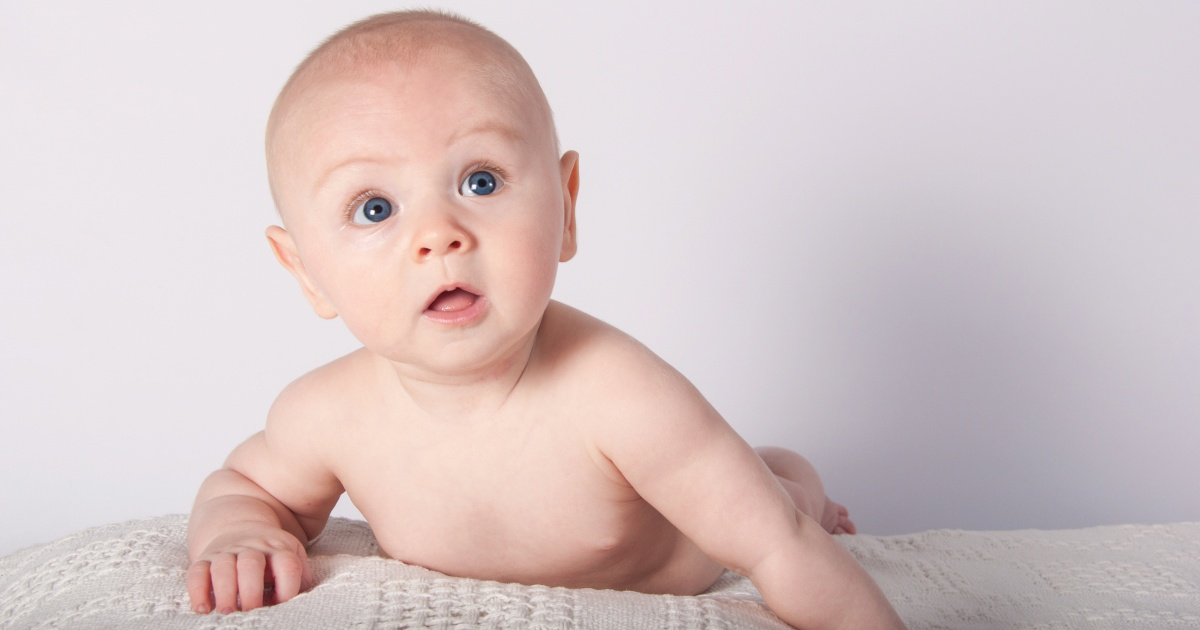
#> input picture basics/baby.jpg, 1200 x 630 px
$ python threshold_otsu_cv2.py --image baby.jpg
#> lines starting #> are read from the running program, lines starting #| are printed output that depends on the picture; after the words box and inside, x2 and y2 are one past the last pixel; in counts of white or black regions, pixels touching at a corner belong together
# using cv2 module
import numpy as np
import argparse
import cv2

ap = argparse.ArgumentParser()
ap.add_argument("-i", "--image", required = True,
    help = "Path to the image")
args = vars(ap.parse_args())

image = cv2.imread(args["image"])
#> image is the input picture: shape (630, 1200, 3); mean B, G, R 197.9, 197.6, 213.6
image = cv2.cvtColor(image, cv2.COLOR_BGR2GRAY)
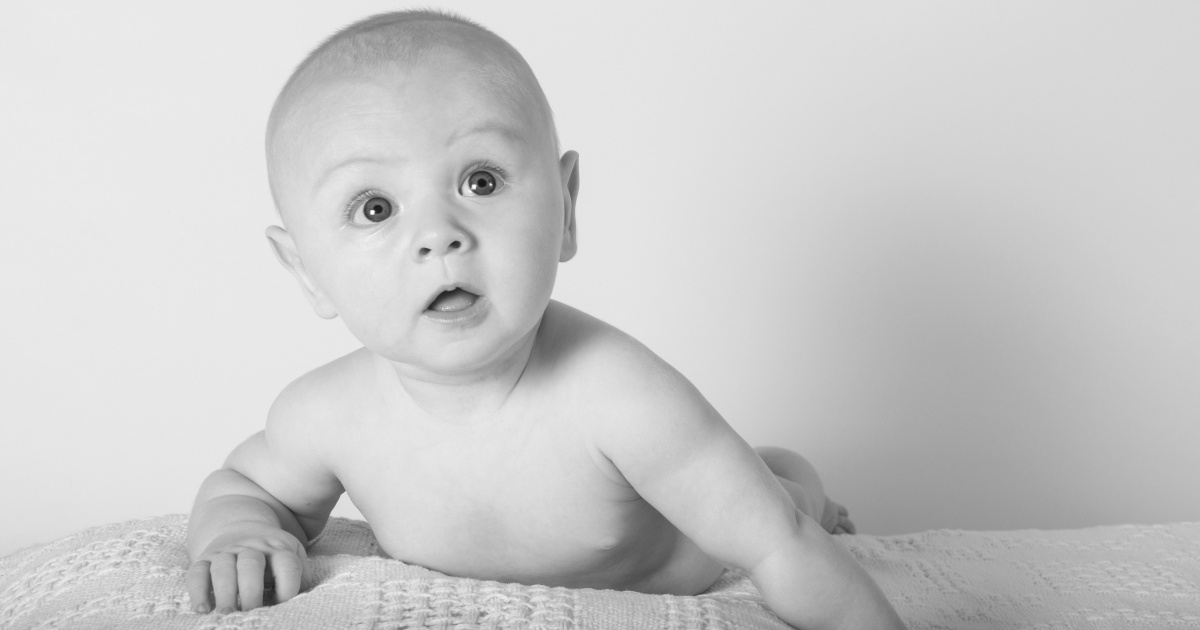
#> image: shape (630, 1200); min 21, max 254, mean 202.4
blurred = cv2.GaussianBlur(image, (5, 5), 0)
cv2.imshow("Image", image)

# Otsu threshold
th2,img2 = cv2.threshold(image,0,255,cv2.THRESH_BINARY_INV+cv2.THRESH_OTSU)
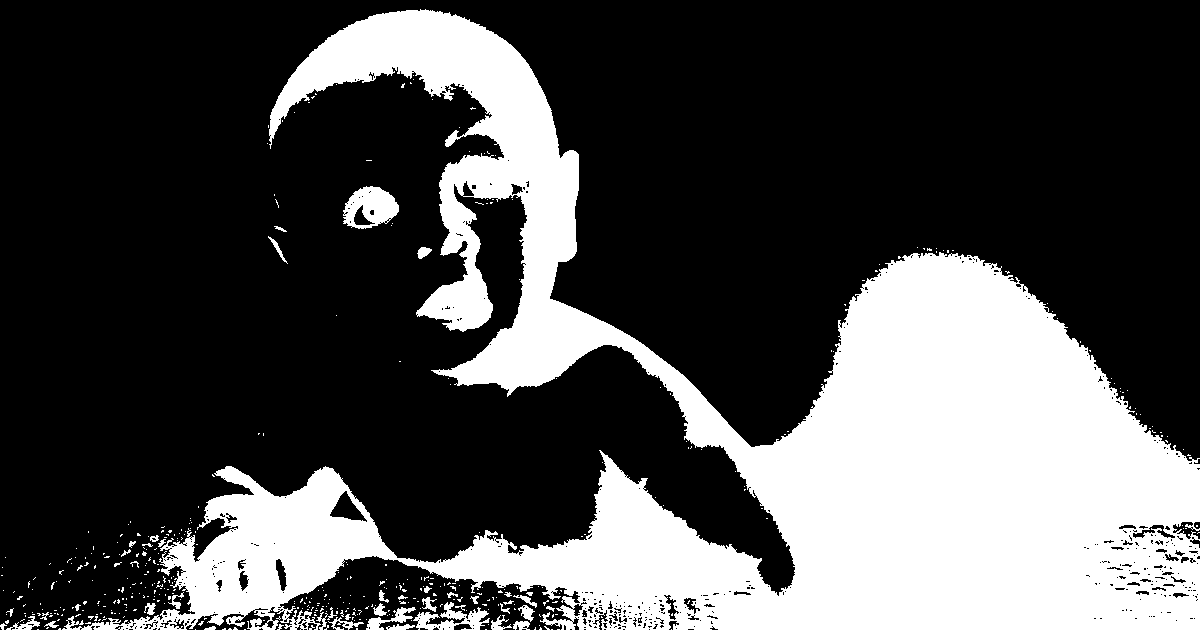
#> img2: shape (630, 1200); 29.8% white; 451 white regions (407 under 20 px), largest, box (x1, y1, x2, y2) and area: (62, 9, 1200, 630) 218362, (343, 186, 399, 229) 1533, (413, 602, 490, 630) 950
#> th2 = 191
print("Otsu’s threshold: {}".format(th2))
#| Otsu’s threshold: 191.0
cv2.imshow("Otsu", img2)

# Otsu's thresholding after Gaussian filtering
th3,img3 = cv2.threshold(blurred,0,255,cv2.THRESH_BINARY_INV+cv2.THRESH_OTSU)
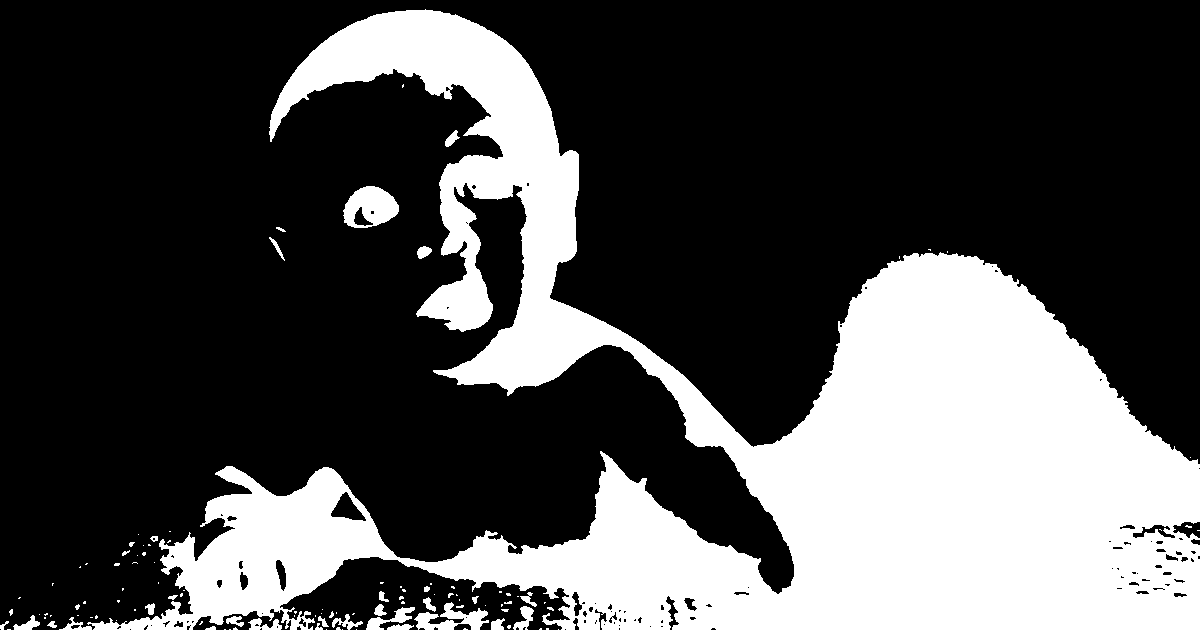
#> img3: shape (630, 1200); 29.8% white; 114 white regions (81 under 20 px), largest, box (x1, y1, x2, y2) and area: (87, 9, 1200, 630) 219456, (343, 186, 399, 228) 1574, (414, 602, 489, 630) 993
#> th3 = 191
print("Otsu’s threshold after Gaussian blur: {}".format(th3))
#| Otsu’s threshold after Gaussian blur: 191.0
cv2.imshow("Otsu blur", img3)

cv2.waitKey(0)
